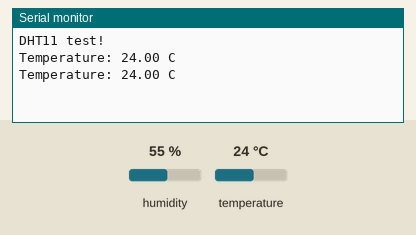
This sketch was run on a simulated Arduino Uno, built with avr-gcc and run on an emulated ATmega328P. On the bench: the last lines printed to the serial monitor. Inputs (shaded band) come from the test bench; at power-on: temperature 24 °C, humidity 55 %.

Above: at 4.8 s.
4.9 s: temperature set to 12 °C
At 7.2 s:
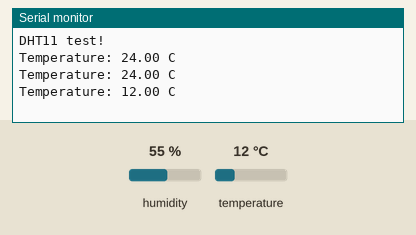
7.9 s: temperature set to 19 °C
At 8.4 s:
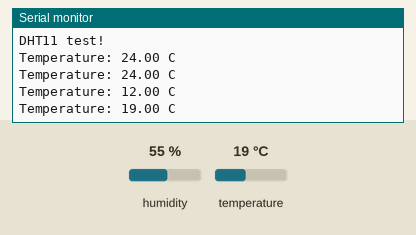
Timing chart, 0 to 10.9 s (numbered marks = the images above; inputs shaded):
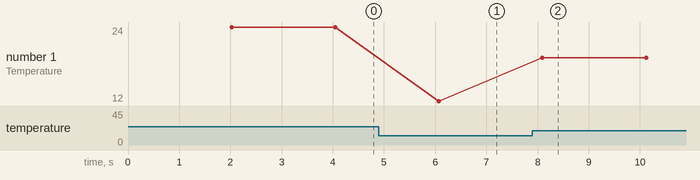

The sketch:

13__dht11_1.ino
```cpp
#include "DHT.h"
DHT dht(2, DHT11);

void setup() {
  Serial.begin(9600);
  Serial.println("DHT11 test!");
  dht.begin();
}

void loop() {
  delay(2000);

  // Read temperature as Celsius (the default)
  float t_c = dht.readTemperature();

  Serial.print("Temperature: ");
  Serial.print(t_c);
  Serial.println(" C");
}
```

Measured:
- after the input at 4.9 s, the serial monitor: prints a new line after 1.2 s (image 1)
- after the input at 7.9 s, the serial monitor: prints a new line after 0.20 s (image 2)
- plotted number 1: 24 → 12 after the input at 4.9 s, 12 → 19 after the input at 7.9 s
